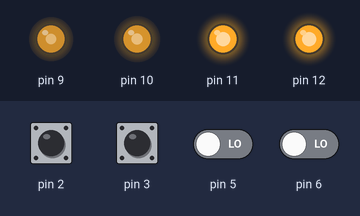
Simulated run of this sketch. Board: Arduino Uno, built with avr-gcc and run on an emulated ATmega328P. Parts: output pins drawn as LEDs (lit = HIGH). The inputs (shaded band) are chosen by the test bench; at power-on: pin 2, pin 3 HIGH, pin 5, pin 6 LOW. What the sketch prints to the serial monitor is not drawn.

Above: at 1.2 s.
1.3 s: pin 2 pulled LOW for 0.15 s
At 2.8 s:
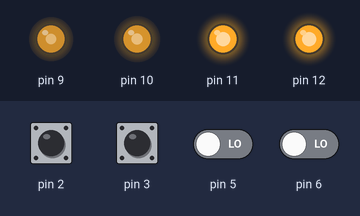
3.1 s: pin 3 pulled LOW for 0.15 s
At 4.5 s:
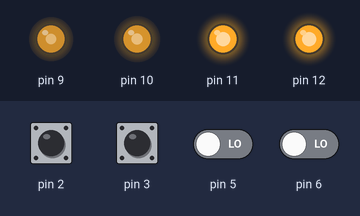
Timing chart, 0 to 6.1 s (numbered marks = the images above; inputs shaded):
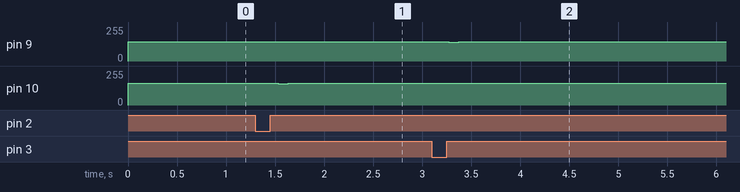

Measured:
- after the input at 1.3 s, pin 10: 163/255 → 159/255 after 0.23 s, → 163/255 0.10 s later
- after the input at 3.1 s, pin 9: 145/255 → 141/255 after 0.17 s, → 145/255 0.10 s later

The sketch:

Control.ino
```cpp
#include "digitalWriteFast.h"

//Contadores de los encorders
volatile int ISRCounter_I = 0;
volatile int ISRCounter_D = 0;
int counter_I = 0,contant_I = 0;
int counter_D = 0,contant_D = 0;

//Variables para calcular la velocidad y el error
float vel_I,vel_D,eI,eD;

//Variables y constantes para el control PID

const float kp_I=30,ki_I=0.001,kd_I=30;
const float kp_D=40,ki_D=0.001,kd_D=20;
float Pi_D=0,Pi_I=0;
float PID_I,PID_D;

const float veld_I=0.5,veld_D=0.5;

//Variables de apoyo
int i=0,k=0;
const int l=100;

void setup() {
 pinMode(2, INPUT_PULLUP);
 pinMode(3, INPUT_PULLUP);
 pinMode(5,INPUT);
 pinMode(6,INPUT);
 pinMode(11,OUTPUT);
 pinMode(12,OUTPUT);
 attachInterrupt(digitalPinToInterrupt(3), motorI, RISING);
 attachInterrupt(digitalPinToInterrupt(2), motorD, RISING);
 Serial.begin(9600);
 digitalWrite(11,HIGH);
 digitalWrite(12,HIGH);
}

void loop() {

    counter_I = ISRCounter_I;
    counter_D = ISRCounter_D;

    if(i==k){

      control();

      analogWrite(9,PID_I);
      analogWrite(10,PID_D);
      contant_I=counter_I;
      contant_D=counter_D;
      k+=l;
      Serial.print("I: ");
      Serial.print(vel_I);
      Serial.print(" D: ");
      Serial.println(vel_D);
    }

    delay(1);
    i++;
}

void control(){

    vel_I=velocidad(counter_I,contant_I);
    vel_D=velocidad(counter_D,contant_D);
    eI=veld_I-vel_I;
    eD=veld_D-vel_D;

   if(fabs(eI)<0.4)
    Pi_I+=ki_I*(eI)*l;
   if(fabs(eD)<0.4)
    Pi_D+=ki_D*(eD)*l;

   PID_I=PD(eI,kp_I,kd_I);
   PID_D=PD(eD,kp_D,kd_D);

   if(eI>0){
    PID_I+=Pi_I;
    PID_I= map(PID_I, 0, 30,90,200);//Mapeamos PID al rango de velocidades del motor para baje la velocidad del motor
    if(PID_I>200)
     PID_I=200;
   }
   else{
    PID_I-=Pi_I;
    PID_I= map(PID_I, 0, 15,90,0);//Mapeamos PID al rango de velocidades del motor para baje la velocidad del motor
    if(PID_I<0)
      PID_I=0;
   }

   if(eD>0){
    PID_D+=Pi_D;
    PID_D= map(PID_D, 0, 30,90,200);//Mapeamos PID al rango de velocidades del motor para baje la velocidad del motor
    if(PID_D>200)
      PID_D=200;
   }
   else{
    PID_D-=Pi_D;
    PID_D= map(PID_D, 0, 20,90,0);//Mapeamos PID al rango de velocidades del motor para baje la velocidad del motor
    if(PID_D<0)
     PID_D=0;
   }
}

float velocidad(int cont,int cont_ant){
  return (cont-cont_ant)*1.2/l;
}

float PD(float e,float kp,float kd){
 float Pp=fabs(e*kp);
 float Pd=kd*e/l;
 return Pp+Pd;
}

void motorI(){
 digitalReadFast(3) != digitalReadFast(6)?ISRCounter_I++:ISRCounter_I--;
}
void motorD(){
 (digitalReadFast(2) == digitalReadFast(5))?ISRCounter_D--:ISRCounter_D++;
}
```
